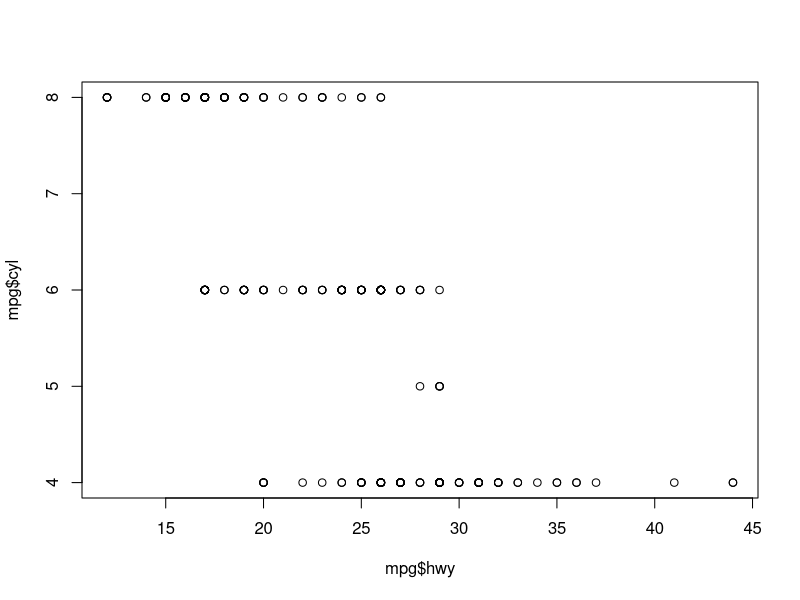
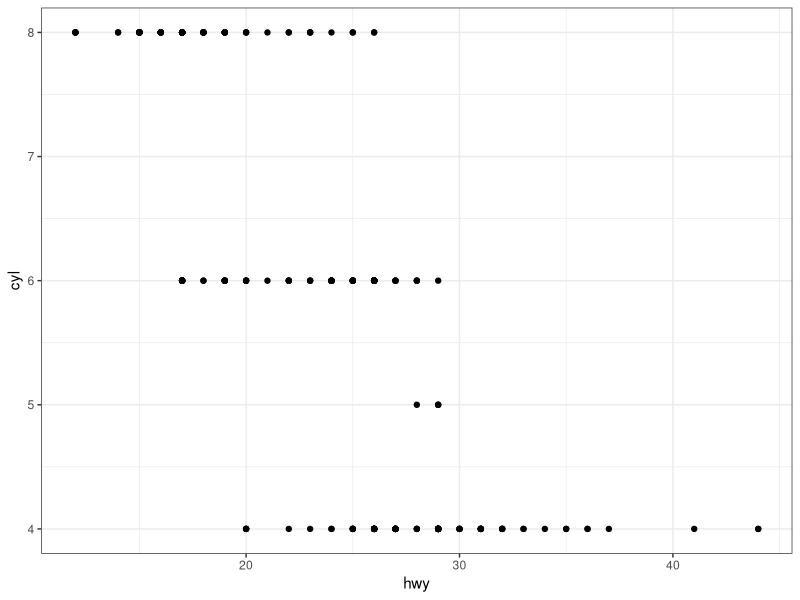
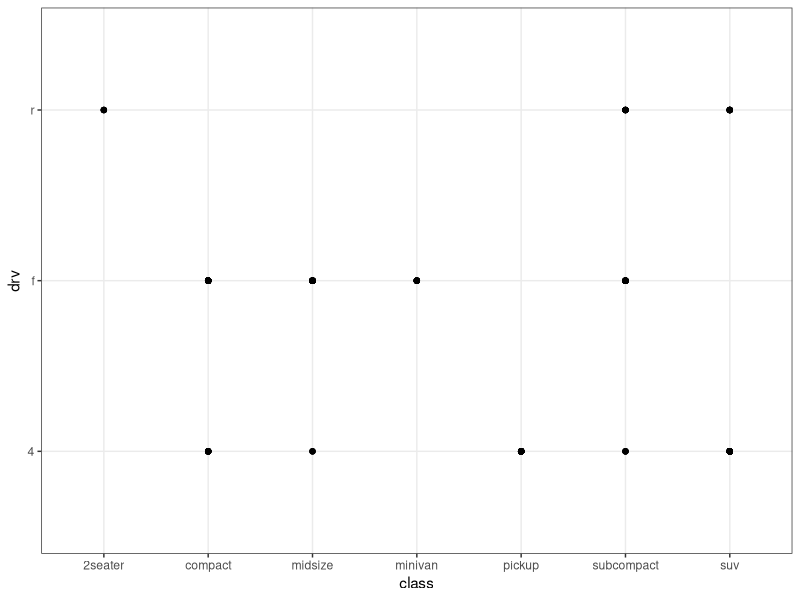

Reproduce these figures in R, in order.
# carregando o pacote ggplot2
library(ggplot2)

# acessando o dataset
mpg

# contando numero de linhas do dataset
nrow(mpg)

#contando numero de colunas do dataset
ncol(mpg)

# principais caracteristicas do dataset
summary(mpg)

# acessar as colunas
# ... via indices
mpg[,1]

# ou nome
mpg$model

# acessando varias colunas 
#mpg[ , 1:4]
#mpg[, c(1,5,6,11)]

# acessar linha
mpg[1,]

# varias linhas 
# mpg[1:5, ]
#mpg[c(1,30,40,50), ]

#Para saber o que significa, nesse caso podemos ler o help
?mpg

# grafico para ver valores de algumas variaveis
plot(x = mpg$hwy, y = mpg$cyl)

#usando ggpplot
ggplot(mpg, aes(x = hwy, y = cyl)) + geom_point() + theme_bw()

# o que acontece se plotarmos class x drv
ggplot(mpg, aes(x = class, y = drv)) + geom_point() + theme_bw()

# Por que esse grafico nao seria util?
  
